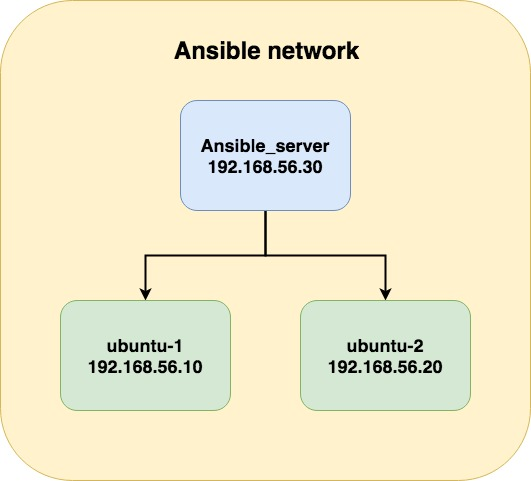
#> input picture ansible-intro/img/ansible_structure.jpg, 531 x 481 px
$ python crop_resize_and_save_image.py ../../../../../ansible-intro/img/ansible_structure.jpg out.png
#> lines starting #> are read from the running program, lines starting #| are printed output that depends on the picture
import cv2 as cv
import sys

if len(sys.argv) != 3:
    exit(f"Usage: {sys.argv[0]} FILENAME OUTFILE")

filename = sys.argv[1]
outfile = sys.argv[2]


original = cv.imread(filename)
#> original is the input picture: shape (481, 531, 3); mean B, G, R 203.9, 233.9, 239.9
print(original.shape)
#| (481, 531, 3)
cv.imshow('Original', original)


cropped = original[400:1200, 100:900]
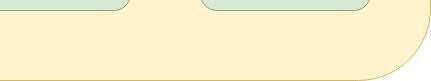
#> cropped: shape (81, 431, 3); mean B, G, R 204.7, 240.3, 249.8
print(cropped.shape)
#| (81, 431, 3)
cv.imshow('Cropped', cropped)


scale = 0.7
height, width, colors = cropped.shape
#> height = 81; width = 431; colors = 3
new_height = int(height * scale)
#> new_height = 56
new_width = int(width * scale)
#> new_width = 301
resized = cv.resize(cropped, (new_width, new_height), interpolation=cv.INTER_AREA)
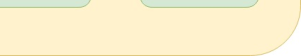
#> resized: shape (56, 301, 3); mean B, G, R 204.7, 240.3, 249.8
print(resized.shape)
#| (56, 301, 3)
cv.imshow('Resized', resized)

cv.imwrite(outfile, resized)

cv.waitKey(0)
